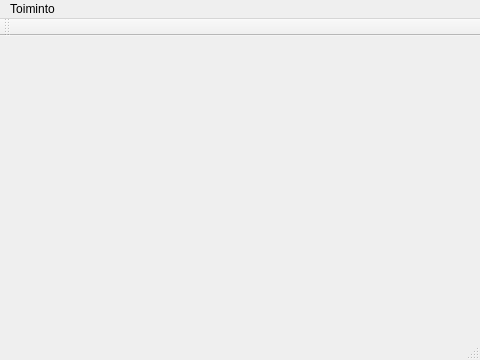
<?xml version="1.0" encoding="UTF-8"?>
<ui version="4.0">
 <class>MainWindow</class>
 <widget class="QMainWindow" name="MainWindow">
  <property name="geometry">
   <rect>
    <x>0</x>
    <y>0</y>
    <width>480</width>
    <height>360</height>
   </rect>
  </property>
  <property name="font">
   <font>
    <family>MS Shell Dlg 2</family>
   </font>
  </property>
  <property name="windowTitle">
   <string>MainWindow</string>
  </property>
  <widget class="QWidget" name="centralWidget"/>
  <widget class="QMenuBar" name="menuBar">
   <property name="geometry">
    <rect>
     <x>0</x>
     <y>0</y>
     <width>480</width>
     <height>20</height>
    </rect>
   </property>
   <widget class="QMenu" name="menuToiminto">
    <property name="title">
     <string>Toiminto</string>
    </property>
    <widget class="QMenu" name="menuLis">
     <property name="title">
      <string>Lisää</string>
     </property>
     <addaction name="actionAsiakas"/>
     <addaction name="actionTili"/>
     <addaction name="actionKortti"/>
    </widget>
    <widget class="QMenu" name="menuP_ivit">
     <property name="title">
      <string>Päivitä</string>
     </property>
     <addaction name="actionAsiakas_2"/>
     <addaction name="actionTili_2"/>
     <addaction name="actionKortti_2"/>
    </widget>
    <widget class="QMenu" name="menuPoista">
     <property name="title">
      <string>Poista</string>
     </property>
     <addaction name="actionAsiakas_3"/>
     <addaction name="actionTili_3"/>
     <addaction name="actionKortti_3"/>
     <addaction name="actionYhteys"/>
    </widget>
    <widget class="QMenu" name="menuN_yt_tiedot">
     <property name="title">
      <string>Näytä tiedot</string>
     </property>
     <addaction name="actionAsiakas_4"/>
     <addaction name="actionTili_4"/>
     <addaction name="actionKortti_4"/>
     <addaction name="actionTilitapahtumat"/>
     <addaction name="actionAsiakas_pankkitili"/>
    </widget>
    <addaction name="menuN_yt_tiedot"/>
    <addaction name="menuLis"/>
    <addaction name="menuP_ivit"/>
    <addaction name="menuPoista"/>
    <addaction name="actionLopeta"/>
   </widget>
   <addaction name="menuToiminto"/>
  </widget>
  <widget class="QToolBar" name="mainToolBar">
   <attribute name="toolBarArea">
    <enum>TopToolBarArea</enum>
   </attribute>
   <attribute name="toolBarBreak">
    <bool>false</bool>
   </attribute>
  </widget>
  <widget class="QStatusBar" name="statusBar"/>
  <action name="actionAsiakas">
   <property name="text">
    <string>Asiakas</string>
   </property>
  </action>
  <action name="actionTili">
   <property name="text">
    <string>Tili</string>
   </property>
  </action>
  <action name="actionKortti">
   <property name="text">
    <string>Kortti</string>
   </property>
  </action>
  <action name="actionAsiakas_2">
   <property name="text">
    <string>Asiakas</string>
   </property>
  </action>
  <action name="actionTili_2">
   <property name="text">
    <string>Tili</string>
   </property>
  </action>
  <action name="actionKortti_2">
   <property name="text">
    <string>Kortti</string>
   </property>
  </action>
  <action name="actionAsiakas_3">
   <property name="text">
    <string>Asiakas</string>
   </property>
  </action>
  <action name="actionTili_3">
   <property name="text">
    <string>Tili</string>
   </property>
  </action>
  <action name="actionKortti_3">
   <property name="text">
    <string>Kortti</string>
   </property>
  </action>
  <action name="actionLopeta">
   <property name="text">
    <string>Lopeta</string>
   </property>
  </action>
  <action name="actionAsiakas_4">
   <property name="text">
    <string>Asiakas</string>
   </property>
  </action>
  <action name="actionTili_4">
   <property name="text">
    <string>Tili</string>
   </property>
  </action>
  <action name="actionKortti_4">
   <property name="text">
    <string>Kortti</string>
   </property>
  </action>
  <action name="actionTilitapahtumat">
   <property name="text">
    <string>Tilitapahtumat</string>
   </property>
  </action>
  <action name="actionYhteys">
   <property name="text">
    <string>Yhteys</string>
   </property>
  </action>
  <action name="actionAsiakas_pankkitili">
   <property name="text">
    <string>Asiakas-pankkitili</string>
   </property>
  </action>
 </widget>
 <layoutdefault spacing="6" margin="11"/>
 <resources/>
 <connections/>
</ui>
